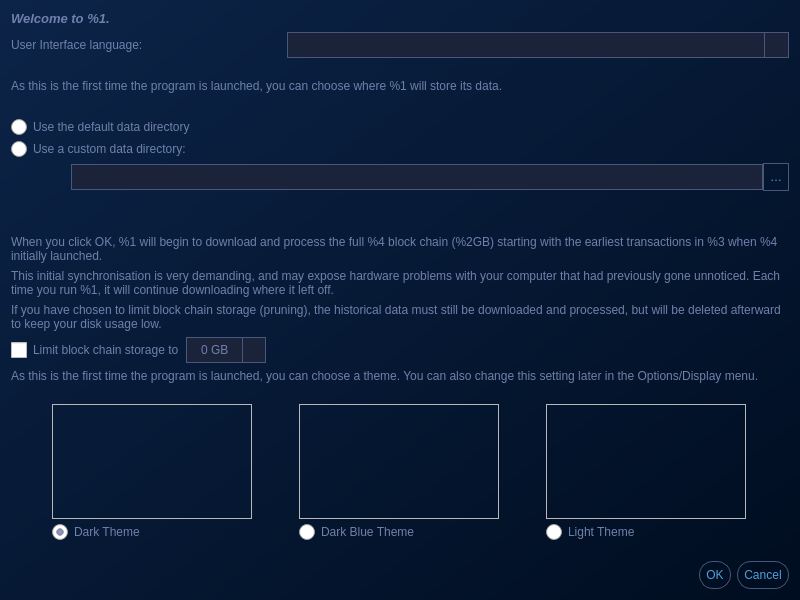
<?xml version="1.0" encoding="UTF-8"?>
<ui version="4.0">
 <class>Intro</class>
 <widget class="QDialog" name="Intro">
  <property name="geometry">
   <rect>
    <x>0</x>
    <y>0</y>
    <width>800</width>
    <height>600</height>
   </rect>
  </property>
  <property name="minimumSize">
   <size>
    <width>800</width>
    <height>600</height>
   </size>
  </property>
  <property name="windowTitle">
   <string>Welcome</string>
  </property>
  <property name="styleSheet">
   <string notr="true">#Intro {
background-color: QLinearGradient(x1: 0, y1: 0, x2: 1, y2: 1, stop: 0 #0C2448, stop: 1 #000D20);
}

QLabel{
    color: #6f80ab;
}
/*--------------------------------------------
Combo Box CSS
--------------------------------------------*/
QComboBox {
    border: 1px solid #49587A;
    border-radius: 14px;
    background-color: #1A233A;
    color: #6f80ab;
    padding: 4px;
    padding-left: 10px;
    padding-right: 8px;
    combobox-popup: 0;
}
QComboBox:hover {
    border: 1px solid #5d6b8f;
}
QComboBox:drop-down {
    border: 0px;
    border-left: 1px solid #49587A;
    margin-left: -8px;
}
QComboBox:down-arrow {
    image: url(&quot;:/styles/theme2/app-icons/down_arrow&quot;);
    width: 6px;
    height: 10px;
    top: 1px;
}
QComboBox QAbstractItemView::item {
    background-color: #49587a;
    color: #1A233A;
    padding: 4px;
    padding-left: 10px;
}
QComboBox QAbstractItemView::item:selected {
    background-color: #1A233A;
    color: #ffffff;
}
QComboBox QAbstractItemView{
    background-color: #49587a;
    border: none;
    border-radius: 6px;
    padding: 6px 0px;
    margin-top: 5px;
    margin-bottom: 3px;
}
QComboBox::disabled {
    border: 1px solid rgba(23, 35, 62, 40%);
    color: rgba(111, 128, 171, 20%);
}
QComboBox:drop-down:disabled {
    border-left: 1px solid rgba(23, 35, 62, 40%);
}
QComboBox::down-arrow:disabled {
    image: url(&quot;:/styles/theme2/app-icons/down_arrow_disabled&quot;);
}

/*--------------------------------------------
Slider CSS
--------------------------------------------*/
QSlider {
    border: none;
    background-color: none;
}
QSlider:horizontal{
    min-height: 36px;
}
QSlider::groove:horizontal {
    background-color: transparent;
    height: 20px;
    left: 16px;
    right: 7px;
}
QSlider::handle:horizontal {
    background-image: url(&quot;:/styles/theme2/app-icons/slider_switcher&quot;);
    background-repeat: none;
    margin: 2px -10px -2px;
}
QSlider::handle:horizontal:active {
    background-image: url(&quot;:/styles/theme2/app-icons/slider_switcher_hover&quot;);
    background-repeat: none;
    margin: 2px -10px -2px;
}
QSlider::add-page:horizontal {
    margin: 9px -8px;
    border: none;
    background: #d7d7d7;
    border-right: 1px solid #ababab;
}
QSlider::sub-page:horizontal {
    margin: 9px -9px;
    border: none;
    background: #57b2d5;
    border-left: 1px solid #498ea9;
}
QSlider::add-page:horizontal:disabled {
    background: rgba(215, 215, 215, 40%);
    border-right: 1px solid rgba(171, 171, 171, 40%);
}
QSlider::sub-page:horizontal:disabled {
    background: rgba(87, 178, 213, 40%);
    border-left: 1px solid rgba(73, 142, 169, 40%);
}
QSlider::handle:horizontal:disabled {
    background-image: url(&quot;:/styles/theme2/app-icons/slider_switcher_disabled&quot;);
}
/*--------------------------------------------
Spin Box CSS
--------------------------------------------*/
QAbstractSpinBox {
    padding: 4px;
    background-color: #1a233a;
    background-position: right;
    background-repeat: no-repeat;
    border: 1px solid #49587A;
    border-radius: 14px;
    color: #6f80ab;
    padding-left: 12px;
}
QAbstractSpinBox:hover {
    border: 1px solid #5d6b8f;
}
QAbstractSpinBox::up-button {
    border: none;
    border-left: 1px solid #49587A;
    width: 22px;
    background-color: transparent;
    border-top-right-radius: 12px;
}
QAbstractSpinBox::down-button {
    border: none;
    border-left: 1px solid #49587A;
    margin-top: -1px;
    width: 22px;
    background-color: transparent;
    border-bottom-right-radius: 12px;
}
QAbstractSpinBox::up-arrow {
    image: url(&quot;:/styles/theme2/app-icons/up_arrow&quot;);
    width: 6px;
    height: 4px;
    margin-right: 5px;
    margin-top: 5px;
}
QAbstractSpinBox::down-arrow {
    image: url(&quot;:/styles/theme2/app-icons/down_arrow&quot;);
    width: 6px;
    height: 4px;
    margin-right: 5px;
    margin-bottom: 5px;
}
QAbstractSpinBox::up-arrow:hover{
    image: url(&quot;:/styles/theme2/app-icons/up_arrow_hover&quot;);
}
QAbstractSpinBox::down-arrow:hover{
    image: url(&quot;:/styles/theme2/app-icons/down_arrow_hover&quot;);
}
QAbstractSpinBox::disabled {
    border: 1px solid rgba(23, 35, 62, 40%);
    color: rgba(189, 189, 189, 10%);
}
QAbstractSpinBox::up-button:disabled {
    border-left: 1px solid rgba(23, 35, 62, 40%);
}
QAbstractSpinBox::down-button:disabled {
    border-left: 1px solid rgba(23, 35, 62, 40%);
}
QAbstractSpinBox::up-arrow:disabled,
QAbstractSpinBox::up-arrow:off {
    image: url(&quot;:/styles/theme2/app-icons/up_arrow_disabled&quot;);
}
QAbstractSpinBox::down-arrow:disabled,
QAbstractSpinBox::down-arrow:off {
    image: url(&quot;:/styles/theme2/app-icons/down_arrow_disabled&quot;);
}
/*--------------------------------------------
Check Box CSS
--------------------------------------------*/
QCheckBox{
    color: #6f80ab;
    outline-style: none;
}
QCheckBox:hover, QCheckBox:checked {
    color: #6f80ab;
}
QCheckBox:disabled {
    color: rgba(111, 128, 171, 20%);
}
QCheckBox::indicator {
    width: 16px;
    height: 16px;
}
QCheckBox::indicator::unchecked {
    image: url(:/styles/theme2/app-icons/checkbox_unchecked);
}
QCheckBox::indicator::checked {
    image: url(:/styles/theme2/app-icons/checkbox_checked);
}
QCheckBox:indicator:indeterminate {
    image: url(:/styles/theme2/app-icons/checkbox_indeterminate);
}
QCheckBox::indicator::unchecked:hover {
    image: url(:/styles/theme2/app-icons/checkbox_unchecked_hover);
}
QCheckBox::indicator::checked:hover {
    image: url(:/styles/theme2/app-icons/checkbox_checked_hover);
}
QCheckBox:indicator:indeterminate:hover {
    image: url(:/styles/theme2/app-icons/checkbox_indeterminate_hover);
}
QCheckBox:indicator:unchecked:disabled {
    image: url(:/styles/theme2/app-icons/checkbox_unchecked_disabled);  
}
QCheckBox:indicator:checked:disabled {
    image: url(:/styles/theme2/app-icons/checkbox_checked_disabled);
}
QCheckBox:indicator:indeterminate:disabled {
    image: url(:/styles/theme2/app-icons/checkbox_indeterminate_disabled);
}
/*--------------------------------------------
Radio Button CSS
--------------------------------------------*/
QRadioButton{
    color: #6f80ab;
    outline-style: none;
}
QRadioButton:hover, QRadioButton:checked {
    color: #6f80ab;
}
QRadioButton:disabled {
    color: rgba(111, 128, 171, 20%);
}
QRadioButton::indicator {
    width: 16px;
    height: 16px;
}
QRadioButton::indicator::unchecked {
    image: url(:/styles/theme2/app-icons/radiobutton_unchecked);
}
QRadioButton::indicator::checked {
    image: url(:/styles/theme2/app-icons/radiobutton_checked);
}
QRadioButton::indicator::unchecked:hover {
    image: url(:/styles/theme2/app-icons/radiobutton_unchecked_hover);
}
QRadioButton::indicator::checked:hover {
    image: url(:/styles/theme2/app-icons/radiobutton_checked_hover);
}
QRadioButton:indicator:unchecked:disabled {
    image: url(:/styles/theme2/app-icons/radiobutton_unchecked_disabled);  
}
QRadioButton:indicator:checked:disabled {
    image: url(:/styles/theme2/app-icons/radiobutton_checked_disabled);
}
/*-------------------------------------------- 
Line Edit CSS
--------------------------------------------*/
QLineEdit{
    border: 1px solid #49587A;
    border-radius: 14px;
    background-color: #1a233a;
    color: #6f80ab;
    padding: 4px;
}
QLineEdit::hover:!read-only{
    border: 1px solid #5d6b8f;
}
QLineEdit::focus:!read-only{
    border: 1px solid #5d6b8f;
}
QLineEdit::disabled{
    border: 1px solid rgba(23, 35, 62, 40%);
    color: rgba(111, 128, 171, 20%);
}
QAbstractItemView#autoCompleterPopup{
    background-color: #49587a;
    border: none;
    padding: 4px;
}
QAbstractItemView#autoCompleterPopup::item{
    background-color: #49587a;
    color: #1A233A;
    padding: 4px;
    padding-left: 10px;
}
QAbstractItemView#autoCompleterPopup::item:selected {
    background-color: #1A233A;
    color: #ffffff;
}
/*--------------------------------------------
Push Button CSS
--------------------------------------------*/
QPushButton {
    color: #4f9fdd; 
    background: transparent;
    border: 1px solid #49587a;
    border-radius: 14px;
    min-width: 5em;
    padding: 6px;
    margin: 0px;
}
QPushButton:hover{
    border: 1px solid #5d6b8f;
}
QPushButton:pressed {
    background: #4697D9;
    color: #ffffff;
}
QPushButton::disabled {
    color: rgba(79, 159, 221, 40%);
    background: rgba(25, 40, 73, 60%);
    border: 1px solid rgba(70, 88, 127, 40%);
}

</string>
  </property>
  <layout class="QVBoxLayout" name="verticalLayout">
   <item>
    <widget class="QLabel" name="welcomeLabel">
     <property name="font">
      <font>
       <pointsize>10</pointsize>
       <weight>75</weight>
       <italic>true</italic>
       <bold>true</bold>
      </font>
     </property>
     <property name="styleSheet">
      <string notr="true">QLabel { font-style:italic; }</string>
     </property>
     <property name="text">
      <string>Welcome to %1.</string>
     </property>
     <property name="wordWrap">
      <bool>true</bool>
     </property>
    </widget>
   </item>
   <item>
    <layout class="QGridLayout" name="gridLayout" columnstretch="35,65" columnminimumwidth="0,0">
     <item row="0" column="1">
      <widget class="QValueComboBox" name="lang"/>
     </item>
     <item row="0" column="0">
      <widget class="QLabel" name="langLabel">
       <property name="text">
        <string>User Interface language:</string>
       </property>
      </widget>
     </item>
    </layout>
   </item>
   <item>
    <spacer name="verticalSpacer_4">
     <property name="orientation">
      <enum>Qt::Vertical</enum>
     </property>
     <property name="sizeType">
      <enum>QSizePolicy::Minimum</enum>
     </property>
     <property name="sizeHint" stdset="0">
      <size>
       <width>20</width>
       <height>15</height>
      </size>
     </property>
    </spacer>
   </item>
   <item>
    <widget class="QLabel" name="storageLabel">
     <property name="text">
      <string>As this is the first time the program is launched, you can choose where %1 will store its data.</string>
     </property>
     <property name="wordWrap">
      <bool>true</bool>
     </property>
    </widget>
   </item>
   <item>
    <widget class="QLabel" name="sizeWarningLabel">
     <property name="wordWrap">
      <bool>true</bool>
     </property>
    </widget>
   </item>
   <item>
    <widget class="QRadioButton" name="dataDirDefault">
     <property name="text">
      <string>Use the default data directory</string>
     </property>
    </widget>
   </item>
   <item>
    <widget class="QRadioButton" name="dataDirCustom">
     <property name="text">
      <string>Use a custom data directory:</string>
     </property>
    </widget>
   </item>
   <item>
    <layout class="QHBoxLayout" name="horizontalLayout">
     <property name="spacing">
      <number>0</number>
     </property>
     <property name="sizeConstraint">
      <enum>QLayout::SetDefaultConstraint</enum>
     </property>
     <item>
      <spacer name="horizontalSpacer">
       <property name="orientation">
        <enum>Qt::Horizontal</enum>
       </property>
       <property name="sizeType">
        <enum>QSizePolicy::Fixed</enum>
       </property>
       <property name="sizeHint" stdset="0">
        <size>
         <width>60</width>
         <height>20</height>
        </size>
       </property>
      </spacer>
     </item>
     <item>
      <layout class="QVBoxLayout" name="verticalLayout_2">
       <property name="sizeConstraint">
        <enum>QLayout::SetDefaultConstraint</enum>
       </property>
       <item>
        <layout class="QHBoxLayout" name="horizontalLayout_2">
         <item>
          <widget class="QLineEdit" name="dataDirectory"/>
         </item>
         <item>
          <widget class="QPushButton" name="ellipsisButton">
           <property name="sizePolicy">
            <sizepolicy hsizetype="Minimum" vsizetype="Fixed">
             <horstretch>0</horstretch>
             <verstretch>0</verstretch>
            </sizepolicy>
           </property>
           <property name="maximumSize">
            <size>
             <width>30</width>
             <height>16777215</height>
            </size>
           </property>
           <property name="text">
            <string notr="true">…</string>
           </property>
           <property name="autoDefault">
            <bool>false</bool>
           </property>
          </widget>
         </item>
        </layout>
       </item>
       <item>
        <spacer name="verticalSpacer_3">
         <property name="orientation">
          <enum>Qt::Vertical</enum>
         </property>
         <property name="sizeType">
          <enum>QSizePolicy::Fixed</enum>
         </property>
         <property name="sizeHint" stdset="0">
          <size>
           <width>20</width>
           <height>5</height>
          </size>
         </property>
        </spacer>
       </item>
       <item>
        <widget class="QLabel" name="freeSpace">
         <property name="sizePolicy">
          <sizepolicy hsizetype="Preferred" vsizetype="Expanding">
           <horstretch>1</horstretch>
           <verstretch>0</verstretch>
          </sizepolicy>
         </property>
         <property name="text">
          <string/>
         </property>
         <property name="wordWrap">
          <bool>true</bool>
         </property>
        </widget>
       </item>
       <item>
        <spacer name="verticalSpacer_2">
         <property name="orientation">
          <enum>Qt::Vertical</enum>
         </property>
         <property name="sizeType">
          <enum>QSizePolicy::Fixed</enum>
         </property>
         <property name="sizeHint" stdset="0">
          <size>
           <width>20</width>
           <height>5</height>
          </size>
         </property>
        </spacer>
       </item>
       <item>
        <widget class="QLabel" name="errorMessage">
         <property name="sizePolicy">
          <sizepolicy hsizetype="Preferred" vsizetype="Expanding">
           <horstretch>0</horstretch>
           <verstretch>0</verstretch>
          </sizepolicy>
         </property>
         <property name="textFormat">
          <enum>Qt::RichText</enum>
         </property>
         <property name="wordWrap">
          <bool>true</bool>
         </property>
        </widget>
       </item>
      </layout>
     </item>
    </layout>
   </item>
   <item>
    <widget class="QLabel" name="lblExplanation1">
     <property name="text">
      <string>When you click OK, %1 will begin to download and process the full %4 block chain (%2GB) starting with the earliest transactions in %3 when %4 initially launched.</string>
     </property>
     <property name="wordWrap">
      <bool>true</bool>
     </property>
    </widget>
   </item>
   <item>
    <widget class="QLabel" name="lblExplanation2">
     <property name="text">
      <string>This initial synchronisation is very demanding, and may expose hardware problems with your computer that had previously gone unnoticed. Each time you run %1, it will continue downloading where it left off.</string>
     </property>
     <property name="wordWrap">
      <bool>true</bool>
     </property>
    </widget>
   </item>
   <item>
    <widget class="QLabel" name="lblExplanation3">
     <property name="text">
      <string>If you have chosen to limit block chain storage (pruning), the historical data must still be downloaded and processed, but will be deleted afterward to keep your disk usage low.</string>
     </property>
     <property name="wordWrap">
      <bool>true</bool>
     </property>
    </widget>
   </item>
   <item>
    <layout class="QHBoxLayout" name="pruneOptLayout">
     <item>
      <widget class="QCheckBox" name="prune">
       <property name="toolTip">
        <string>Reverting this setting requires re-downloading the entire blockchain. It is faster to download the full chain first and prune it later. Disables some advanced features.</string>
       </property>
       <property name="text">
        <string>Limit block chain storage to</string>
       </property>
      </widget>
     </item>
     <item>
      <widget class="QSpinBox" name="pruneGB">
       <property name="suffix">
        <string> GB</string>
       </property>
      </widget>
     </item>
     <item>
      <widget class="QLabel" name="lblPruneSuffix">
       <property name="buddy">
        <cstring>pruneGB</cstring>
       </property>
      </widget>
     </item>
     <item>
      <spacer name="horizontalSpacer_2">
       <property name="orientation">
        <enum>Qt::Horizontal</enum>
       </property>
       <property name="sizeHint" stdset="0">
        <size>
         <width>40</width>
         <height>20</height>
        </size>
       </property>
      </spacer>
     </item>
    </layout>
   </item>
   <item>
    <spacer name="verticalSpacer">
     <property name="orientation">
      <enum>Qt::Vertical</enum>
     </property>
     <property name="sizeHint" stdset="0">
      <size>
       <width>20</width>
       <height>40</height>
      </size>
     </property>
    </spacer>
   </item>
   <item>
    <widget class="QLabel" name="label">
     <property name="text">
      <string>As this is the first time the program is launched, you can choose a theme. You can also change this setting later in the Options/Display menu.</string>
     </property>
     <property name="margin">
      <number>0</number>
     </property>
     <property name="indent">
      <number>-1</number>
     </property>
    </widget>
   </item>
   <item>
    <layout class="QGridLayout" name="gridLayout_2">
     <property name="topMargin">
      <number>15</number>
     </property>
     <property name="bottomMargin">
      <number>15</number>
     </property>
     <item row="1" column="0">
      <widget class="QFrame" name="frameTheme1">
       <property name="minimumSize">
        <size>
         <width>200</width>
         <height>115</height>
        </size>
       </property>
       <property name="maximumSize">
        <size>
         <width>200</width>
         <height>115</height>
        </size>
       </property>
       <property name="frameShape">
        <enum>QFrame::StyledPanel</enum>
       </property>
       <property name="frameShadow">
        <enum>QFrame::Raised</enum>
       </property>
      </widget>
     </item>
     <item row="1" column="1">
      <widget class="QFrame" name="frameTheme2">
       <property name="minimumSize">
        <size>
         <width>200</width>
         <height>115</height>
        </size>
       </property>
       <property name="maximumSize">
        <size>
         <width>200</width>
         <height>115</height>
        </size>
       </property>
       <property name="frameShape">
        <enum>QFrame::StyledPanel</enum>
       </property>
       <property name="frameShadow">
        <enum>QFrame::Raised</enum>
       </property>
      </widget>
     </item>
     <item row="2" column="1">
      <widget class="QRadioButton" name="theme2">
       <property name="text">
        <string>Dark Blue Theme</string>
       </property>
       <attribute name="buttonGroup">
        <string notr="true">buttonGroup</string>
       </attribute>
      </widget>
     </item>
     <item row="2" column="0">
      <widget class="QRadioButton" name="theme1">
       <property name="text">
        <string>Dark Theme</string>
       </property>
       <property name="checked">
        <bool>true</bool>
       </property>
       <attribute name="buttonGroup">
        <string notr="true">buttonGroup</string>
       </attribute>
      </widget>
     </item>
     <item row="1" column="2">
      <widget class="QFrame" name="frameTheme3">
       <property name="minimumSize">
        <size>
         <width>200</width>
         <height>115</height>
        </size>
       </property>
       <property name="maximumSize">
        <size>
         <width>200</width>
         <height>115</height>
        </size>
       </property>
       <property name="frameShape">
        <enum>QFrame::StyledPanel</enum>
       </property>
       <property name="frameShadow">
        <enum>QFrame::Raised</enum>
       </property>
      </widget>
     </item>
     <item row="2" column="2">
      <widget class="QRadioButton" name="theme3">
       <property name="text">
        <string>Light Theme</string>
       </property>
       <attribute name="buttonGroup">
        <string notr="true">buttonGroup</string>
       </attribute>
      </widget>
     </item>
    </layout>
   </item>
   <item>
    <spacer name="verticalSpacer_5">
     <property name="orientation">
      <enum>Qt::Vertical</enum>
     </property>
     <property name="sizeHint" stdset="0">
      <size>
       <width>20</width>
       <height>40</height>
      </size>
     </property>
    </spacer>
   </item>
   <item>
    <widget class="QDialogButtonBox" name="buttonBox">
     <property name="styleSheet">
      <string notr="true"/>
     </property>
     <property name="orientation">
      <enum>Qt::Horizontal</enum>
     </property>
     <property name="standardButtons">
      <set>QDialogButtonBox::Cancel|QDialogButtonBox::Ok</set>
     </property>
    </widget>
   </item>
  </layout>
 </widget>
 <customwidgets>
  <customwidget>
   <class>QValueComboBox</class>
   <extends>QComboBox</extends>
   <header>qt/qvaluecombobox.h</header>
  </customwidget>
 </customwidgets>
 <resources/>
 <connections>
  <connection>
   <sender>buttonBox</sender>
   <signal>accepted()</signal>
   <receiver>Intro</receiver>
   <slot>accept()</slot>
   <hints>
    <hint type="sourcelabel">
     <x>20</x>
     <y>20</y>
    </hint>
    <hint type="destinationlabel">
     <x>20</x>
     <y>20</y>
    </hint>
   </hints>
  </connection>
  <connection>
   <sender>buttonBox</sender>
   <signal>rejected()</signal>
   <receiver>Intro</receiver>
   <slot>reject()</slot>
   <hints>
    <hint type="sourcelabel">
     <x>20</x>
     <y>20</y>
    </hint>
    <hint type="destinationlabel">
     <x>20</x>
     <y>20</y>
    </hint>
   </hints>
  </connection>
 </connections>
 <buttongroups>
  <buttongroup name="buttonGroup"/>
 </buttongroups>
</ui>
